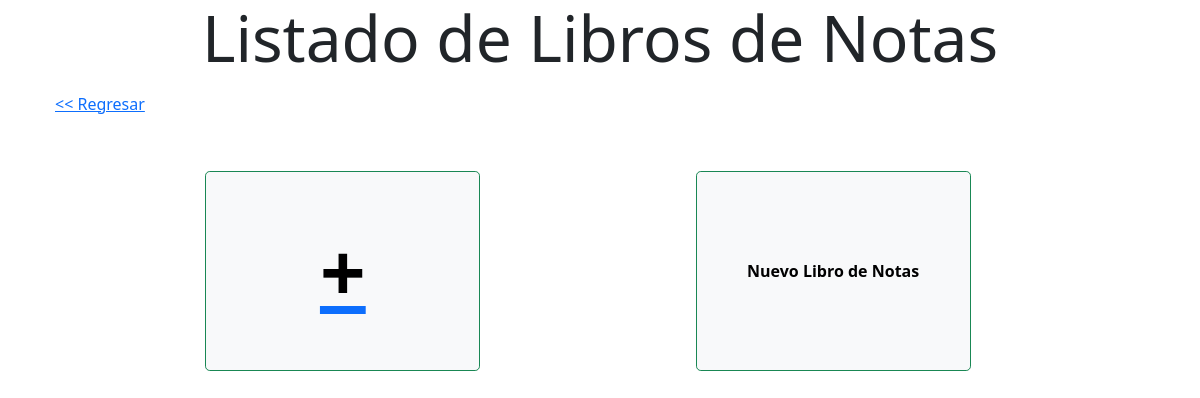
The app's page /notebooks, older data.
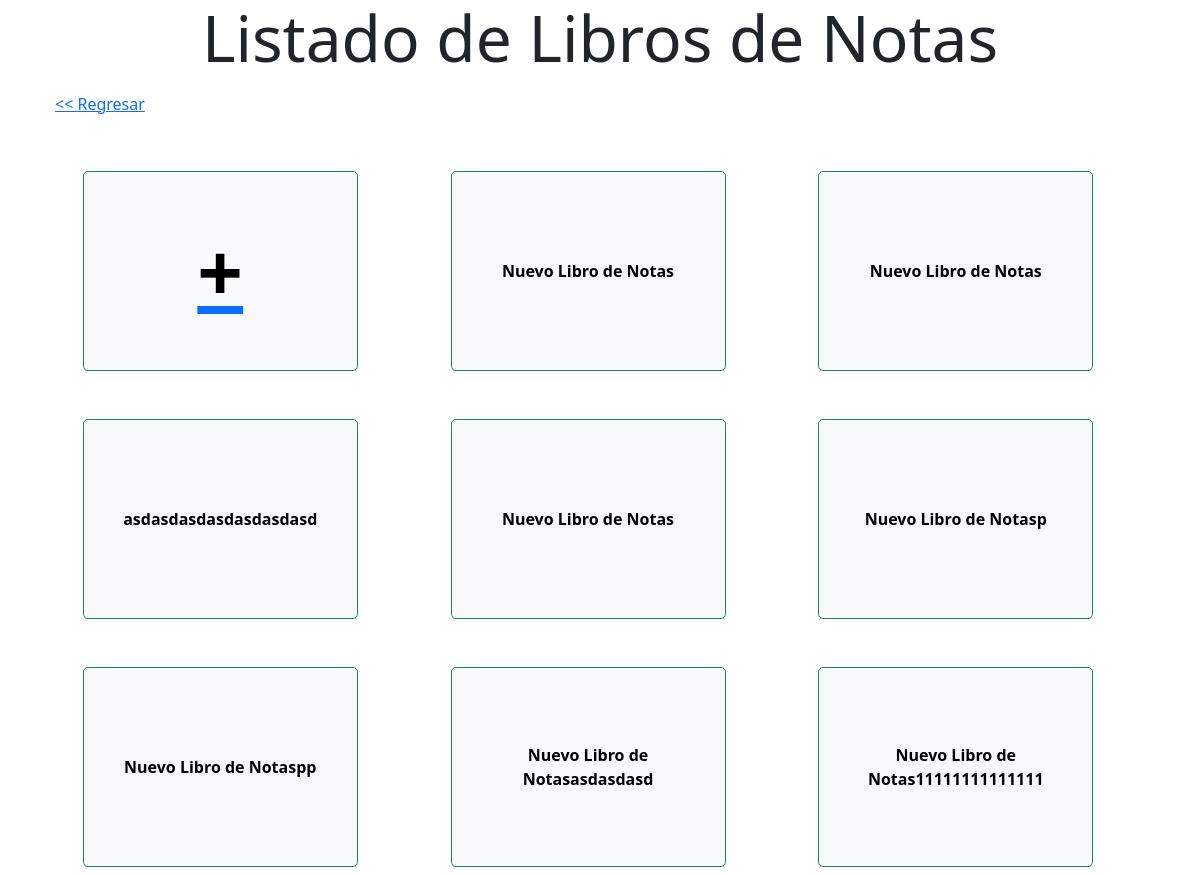
The same page, newer data.
### core/notebook/models.py (models this page shows, shortened)
class HasTimeStamp(models.Model):
    created_at = models.DateTimeField(auto_now_add=True)
    updated_at = models.DateTimeField(auto_now=True)
    class Meta:
        abstract = True #Para heredar de la clase de forma abstracta
        ordering = ['updated_at']

class NoteBook(HasTimeStamp):
    titulo = models.CharField(max_length=250,default='Nuevo Libro de Notas',unique=True)

### core/notebook/views.py (the view)
# urls.py: path('notebooks',NoteBooksListView.as_view(),name='notebook_list'),
class NoteBooksListView(ListView):
    model = NoteBook
    template_name = 'pages/notebooks_list.html'
    def get_context_data(self,**kwargs):
        context = super().get_context_data(**kwargs)
        context['title'] = 'Listado de Libros de Notas'
        context['titleHead'] = 'Listado de Libros de Notas'
        context['notebooks'] = context['object_list']
        return context

### core/notebook/templates/pages/notebooks_list.html
{% extends 'layout.html' %}
{% block container %}
    <a href="{% url 'home' %}" class="btn btn-link float-start mb-5"><< Regresar</a>
    <div class="mt-auto p-2">
    {% include 'components/container_notebooks_grid.html' %}
    </div>
{% endblock %}

### core/notebook/templates/components/container_notebooks_grid.html
<div class="row gap-md-5 gap-0 w-100 justify-content-evenly">
    <div class="create-new-notebook col-md-3 col-5  card bg-light rounded-3 border-1 border-success d-flex justify-content-center align-content-center" style="height: 200px">
        <a href="{% url 'notebook_create' %}"><div class="display-1 text-black text-center fw-bolder">+</div></a>
    </div>
    {% if notebooks %}
        {% for notebook in notebooks %}
            <div class="edit-notebook col-md-3 col-5  card bg-light rounded-3 border-1 border-success d-flex justify-content-center align-content-center" style="height: 200px">
                <div class="text-black text-center d-flex flex-column g-2 h-100 justify-content-center">
                    <div class="fw-bold">{{ notebook.titulo }}</div>
                </div>
            </div>
        {% endfor %}
    {% endif %}
</div>

Row changes from the older to the newer data that the page shows:
added NoteBook: titulo "Nuevo Libro de Notas"
added NoteBook: titulo "asdasdasdasdasdasdasd"
added NoteBook: titulo "Nuevo Libro de Notas"
added NoteBook: titulo "Nuevo Libro de Notasp"
added NoteBook: titulo "Nuevo Libro de Notaspp"
added NoteBook: titulo "Nuevo Libro de Notasasdasdasd"
added NoteBook: titulo "Nuevo Libro de Notas11111111111111"
